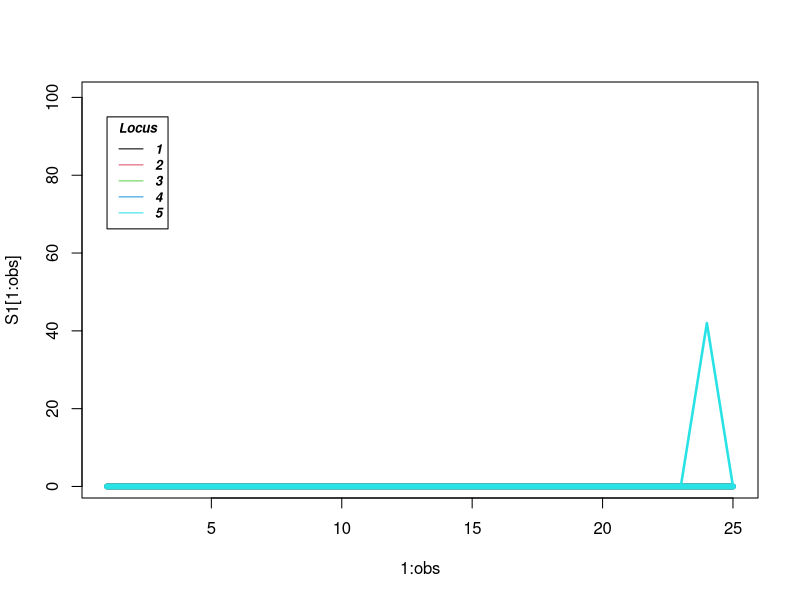

Write R code to recreate this figure.
# Neutral theory exp simulation

N = 100 # Number of individuals
n_loc = 5 # Number of alleles
u = 0.0001 # Mutation rate
days = 5000

pop = matrix(0, n_loc, N) # Population matrix
S1 = matrix(0, n_loc, days/200) # Container to record single substitution
S2 = matrix(0, n_loc, days/200)
S3 = matrix(0, n_loc, days/200)
S4 = matrix(0, n_loc, days/200)

obs = 0 # Initialize number of records

# Algorithm for growth and mutation
for (day in 1:days) {
  # Reproduction
  offspring = sample(1:N, N/2, replace = TRUE) # Choose N/2 individuals among the population
  pop = cbind(pop[,offspring], pop[,offspring], deparse.level = 0)
  
  # Mutation
  mutations = rpois(1, N*u)
  ind = round(runif(mutations, 1, N)) # Allocate mutations across individuals
  gen = round(runif(mutations, 1, n_loc)) # Allocate mutations across genes
  coords = rbind(cbind(c(gen), c(ind))) # Create an indexing matrix to introduce mutations
  pop[coords] = pop[coords] + 1 # Add 1 change to the selected genes and individualst

  # Data retrieving
  if (day %in% seq(1, 50000, by = 200)) {
    obs =  obs + 1
    for (i in (1:n_loc)) {  # For each gene
      S1[i,obs] = sum(pop[i,]==1)
      S2[i,obs] = sum(pop[i,]==2)
      S3[i,obs] = sum(pop[i,]==3)
      S4[i,obs] = sum(pop[i,]==4)
    }
    print(day)
  }
}
# Visualization
print(rbind(S1[,obs],S2[,obs],S3[,obs],S4[,obs]))
plot(1:obs, S1[1:obs], type = 'l', ylim = c(1, N))
for (i in 1:n_loc) {
  lines(1:obs, S1[i,1:obs], col = i, lwd=2.5)
  lines(1:obs, S2[i,1:obs], col = i, lwd=3.5)
  lines(1:obs, S3[i,1:obs], col = i, lwd=4.5)
  lines(1:obs, S4[i,1:obs], col = i, lwd=5.5)
}
legend(1, 95,legend=c(1:n_loc),
       col=c(1:n_loc), lty=1, cex=0.8,
       title="Locus", text.font=4)
